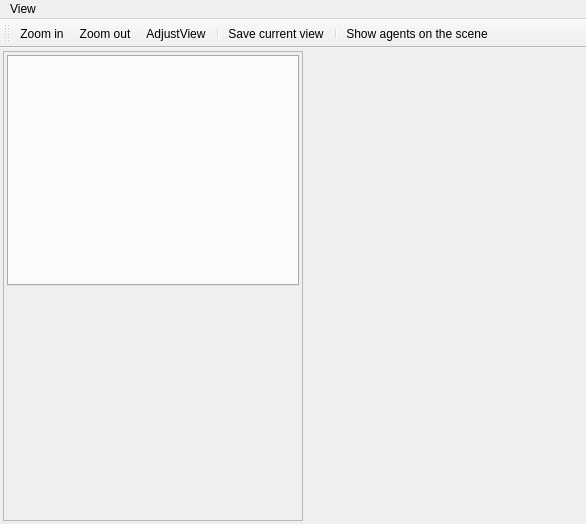
<?xml version="1.0" encoding="UTF-8"?>
<ui version="4.0">
 <class>MainWindow</class>
 <widget class="QMainWindow" name="MainWindow">
  <property name="geometry">
   <rect>
    <x>0</x>
    <y>0</y>
    <width>586</width>
    <height>524</height>
   </rect>
  </property>
  <property name="windowTitle">
   <string>MainWindow</string>
  </property>
  <widget class="QWidget" name="centralwidget">
   <layout class="QGridLayout" name="gridLayout">
    <property name="leftMargin">
     <number>3</number>
    </property>
    <property name="topMargin">
     <number>3</number>
    </property>
    <property name="rightMargin">
     <number>3</number>
    </property>
    <property name="bottomMargin">
     <number>3</number>
    </property>
    <property name="spacing">
     <number>0</number>
    </property>
    <item row="0" column="0">
     <widget class="QFrame" name="frame">
      <property name="sizePolicy">
       <sizepolicy hsizetype="Fixed" vsizetype="Preferred">
        <horstretch>0</horstretch>
        <verstretch>0</verstretch>
       </sizepolicy>
      </property>
      <property name="minimumSize">
       <size>
        <width>300</width>
        <height>0</height>
       </size>
      </property>
      <property name="maximumSize">
       <size>
        <width>300</width>
        <height>16777215</height>
       </size>
      </property>
      <property name="frameShape">
       <enum>QFrame::StyledPanel</enum>
      </property>
      <property name="frameShadow">
       <enum>QFrame::Raised</enum>
      </property>
      <layout class="QVBoxLayout" name="verticalLayout">
       <property name="spacing">
        <number>0</number>
       </property>
       <property name="leftMargin">
        <number>3</number>
       </property>
       <property name="topMargin">
        <number>3</number>
       </property>
       <property name="rightMargin">
        <number>3</number>
       </property>
       <property name="bottomMargin">
        <number>3</number>
       </property>
       <item>
        <widget class="QTabWidget" name="trackingSettingsWidget">
         <property name="currentIndex">
          <number>-1</number>
         </property>
        </widget>
       </item>
       <item>
        <widget class="QWidget" name="robotsControllerWidget" native="true"/>
       </item>
       <item>
        <spacer name="verticalSpacer">
         <property name="orientation">
          <enum>Qt::Vertical</enum>
         </property>
         <property name="sizeHint" stdset="0">
          <size>
           <width>20</width>
           <height>40</height>
          </size>
         </property>
        </spacer>
       </item>
       <item>
        <widget class="QWidget" name="secondaryViewerWidget" native="true"/>
       </item>
      </layout>
     </widget>
    </item>
    <item row="0" column="1">
     <widget class="QWidget" name="primaryViewerWidget" native="true"/>
    </item>
   </layout>
  </widget>
  <widget class="QMenuBar" name="menubar">
   <property name="geometry">
    <rect>
     <x>0</x>
     <y>0</y>
     <width>586</width>
     <height>25</height>
    </rect>
   </property>
   <widget class="QMenu" name="menuView">
    <property name="title">
     <string>View</string>
    </property>
    <addaction name="actionZoomIn"/>
    <addaction name="actionZoomOut"/>
    <addaction name="actionAdjustView"/>
    <addaction name="separator"/>
    <addaction name="actionSaveCurrentView"/>
    <addaction name="separator"/>
    <addaction name="actionShowAgents"/>
   </widget>
   <addaction name="menuView"/>
  </widget>
  <widget class="QToolBar" name="toolBar">
   <property name="windowTitle">
    <string>toolBar</string>
   </property>
   <attribute name="toolBarArea">
    <enum>TopToolBarArea</enum>
   </attribute>
   <attribute name="toolBarBreak">
    <bool>false</bool>
   </attribute>
   <addaction name="actionZoomIn"/>
   <addaction name="actionZoomOut"/>
   <addaction name="actionAdjustView"/>
   <addaction name="separator"/>
   <addaction name="actionSaveCurrentView"/>
   <addaction name="separator"/>
   <addaction name="actionShowAgents"/>
  </widget>
  <action name="actionZoomIn">
   <property name="icon">
    <iconset resource="../icons.qrc">
     <normaloff>:/resources/icons/ic_zoom_in_black_24dp.png</normaloff>:/resources/icons/ic_zoom_in_black_24dp.png</iconset>
   </property>
   <property name="text">
    <string>Zoom in</string>
   </property>
   <property name="toolTip">
    <string>Zoom in the image</string>
   </property>
  </action>
  <action name="actionZoomOut">
   <property name="icon">
    <iconset resource="../icons.qrc">
     <normaloff>:/resources/icons/ic_zoom_out_black_24dp.png</normaloff>:/resources/icons/ic_zoom_out_black_24dp.png</iconset>
   </property>
   <property name="text">
    <string>Zoom out</string>
   </property>
   <property name="toolTip">
    <string>Zoom out the image</string>
   </property>
  </action>
  <action name="actionSaveCurrentView">
   <property name="icon">
    <iconset resource="../icons.qrc">
     <normaloff>:/resources/icons/ic_camera_enhance_black_24dp.png</normaloff>:/resources/icons/ic_camera_enhance_black_24dp.png</iconset>
   </property>
   <property name="text">
    <string>Save current view</string>
   </property>
  </action>
  <action name="actionAdjustView">
   <property name="icon">
    <iconset resource="../icons.qrc">
     <normaloff>:/resources/icons/ic_settings_overscan_black_24dp.png</normaloff>:/resources/icons/ic_settings_overscan_black_24dp.png</iconset>
   </property>
   <property name="text">
    <string>AdjustView</string>
   </property>
   <property name="toolTip">
    <string>Adjusts the view to the available area</string>
   </property>
  </action>
  <action name="actionShowAgents">
   <property name="checkable">
    <bool>true</bool>
   </property>
   <property name="icon">
    <iconset resource="../icons.qrc">
     <normaloff>:/resources/icons/ic_change_history_black_24dp.png</normaloff>:/resources/icons/ic_change_history_black_24dp.png</iconset>
   </property>
   <property name="text">
    <string>Show agents on the scene</string>
   </property>
  </action>
 </widget>
 <resources>
  <include location="../icons.qrc"/>
 </resources>
 <connections/>
</ui>
